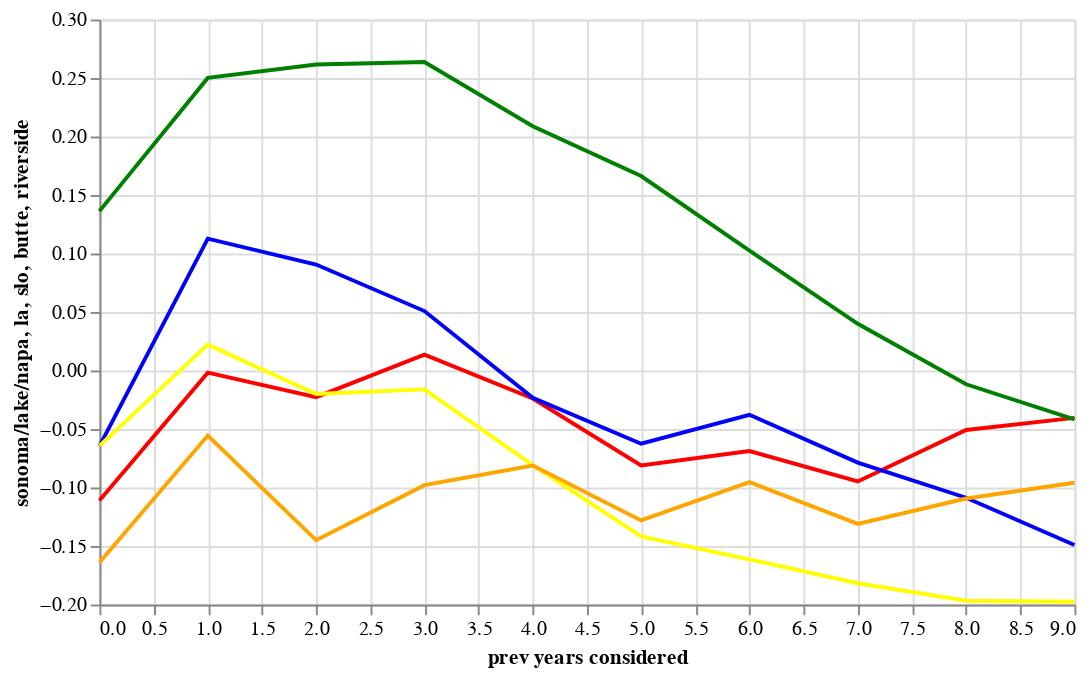

Notebook code cell kept with this figure:
### Code cell
lnu = lag_correlation(df_lnu).rename(columns={"r2":"sonoma/lake/napa"})
lnu["la"] = lag_correlation(df_la).rename(columns={"r2":"la"})["la"]
lnu['slo'] = lag_correlation(df_slo).rename(columns={"r2":"slo"})["slo"]
lnu['btu'] = lag_correlation(df_butte).rename(columns={"r2":"butte"})["butte"]
lnu['rru'] = lag_correlation(df_river).rename(columns={"r2":"riverside"})["riverside"]

base = Chart(lnu).encode(x=X('lag', title="prev years considered"))

layer(
    base.mark_line(color='red').encode(y=Y('sonoma/lake/napa', title='sonoma/lake/napa')),
    base.mark_line(color='blue').encode(y=Y('la', title="la")),
    base.mark_line(color='yellow').encode(y=Y('slo', title="slo")),
    base.mark_line(color='orange').encode(y=Y('btu', title="butte")),
    base.mark_line(color='green').encode(y=Y('rru', title="riverside")),
).properties(
      width=500,
      height=300
)

# When it comes to precipitation, the correlation is weak, but it DOES seem to
# be at its highest considering rainfall 1-3 years in advance 
# (which makes sense bc multiple years of low rainfall would make everything drier and drier)

### Figure 1 — Vega-Lite specification as saved in the notebook (floating-point values rounded to 4 significant figures)
{"config": {"view": {"continuousWidth": 400, "continuousHeight": 300}}, "layer": [{"mark": {"type": "line", "color": "red"}, "encoding": {"x": {"field": "lag", "title": "prev years considered", "type": "quantitative"}, "y": {"field": "sonoma/lake/napa", "title": "sonoma/lake/napa", "type": "quantitative"}}}, {"mark": {"type": "line", "color": "blue"}, "encoding": {"x": {"field": "lag", "title": "prev years considered", "type": "quantitative"}, "y": {"field": "la", "title": "la", "type": "quantitative"}}}, {"mark": {"type": "line", "color": "yellow"}, "encoding": {"x": {"field": "lag", "title": "prev years considered", "type": "quantitative"}, "y": {"field": "slo", "title": "slo", "type": "quantitative"}}}, {"mark": {"type": "line", "color": "orange"}, "encoding": {"x": {"field": "lag", "title": "prev years considered", "type": "quantitative"}, "y": {"field": "btu", "title": "butte", "type": "quantitative"}}}, {"mark": {"type": "line", "color": "green"}, "encoding": {"x": {"field": "lag", "title": "prev years considered", "type": "quantitative"}, "y": {"field": "rru", "title": "riverside", "type": "quantitative"}}}], "data": {"name": "data-2d0fba5e441c6d587e187c5804a953a9"}, "height": 300, "width": 500, "$schema": "https://vega.github.io/schema/vega-lite/v4.17.0.json", "datasets": {"data-2d0fba5e441c6d587e187c5804a953a9": [{"lag": 0, "sonoma/lake/napa": -0.1111, "la": -0.06463, "slo": -0.06438, "btu": -0.164, "rru": 0.1362}, {"lag": 1, "sonoma/lake/napa": -0.001872, "la": 0.1127, "slo": 0.02212, "btu": -0.05565, "rru": 0.2501}, {"lag": 2, "sonoma/lake/napa": -0.02279, "la": 0.09053, "slo": -0.02002, "btu": -0.145, "rru": 0.2616}, {"lag": 3, "sonoma/lake/napa": 0.01359, "la": 0.0508, "slo": -0.01614, "btu": -0.09799, "rru": 0.2636}, {"lag": 4, "sonoma/lake/napa": -0.02395, "la": -0.02335, "slo": -0.08083, "btu": -0.08116, "rru": 0.2088}, {"lag": 5, "sonoma/lake/napa": -0.08108, "la": -0.06255, "slo": -0.1418, "btu": -0.1281, "rru": 0.1662}, {"lag": 6, "sonoma/lake/napa": -0.06885, "la": -0.03784, "slo": -0.1614, "btu": -0.09545, "rru": 0.1024}, {"lag": 7, "sonoma/lake/napa": -0.0948, "la": -0.07876, "slo": -0.1818, "btu": -0.1311, "rru": 0.03995}, {"lag": 8, "sonoma/lake/napa": -0.05084, "la": -0.1088, "slo": -0.1968, "btu": -0.1094, "rru": -0.01179}, {"lag": 9, "sonoma/lake/napa": -0.04054, "la": -0.1492, "slo": -0.1977, "btu": -0.0959, "rru": -0.04185}]}}
